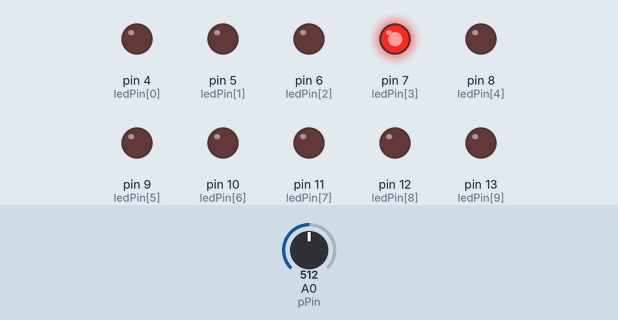
Recording of a sketch running on a simulated Arduino Uno, built with avr-gcc and run on an emulated ATmega328P. Shown: output pins drawn as LEDs (lit = HIGH). Dashed ring = blinking. The inputs (shaded band) are chosen by the test bench; at power-on: A0 (pPin) = 512.

Above: at 1.3 s.
1.4 s: A0 (pPin) set to 122
At 3.11 s:
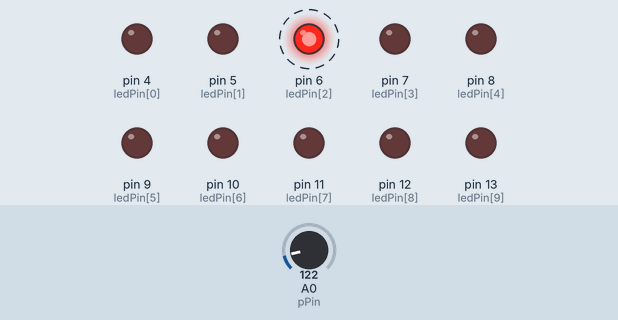
4.4 s: A0 (pPin) set to 0
At 4.78 s:
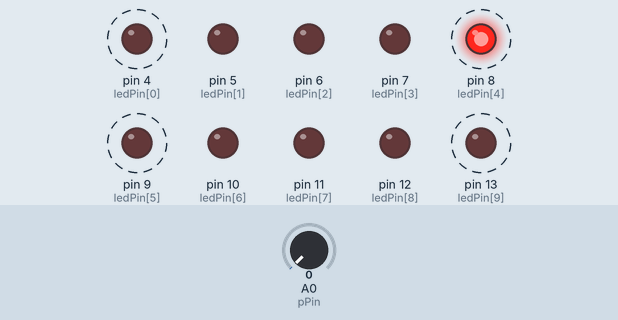
7.4 s: A0 (pPin) set to 306
At 7.55 s:
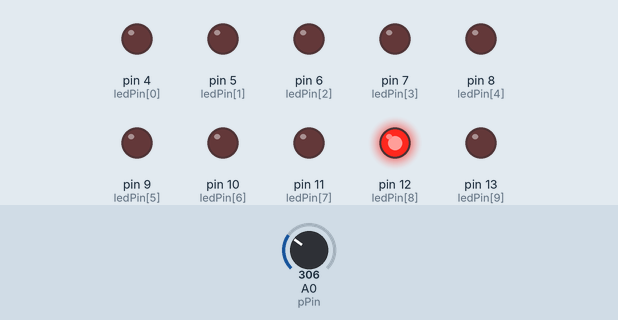
10.4 s: A0 (pPin) set to 511
Timing chart, 0 to 14.4 s (numbered marks = the images above; inputs shaded):
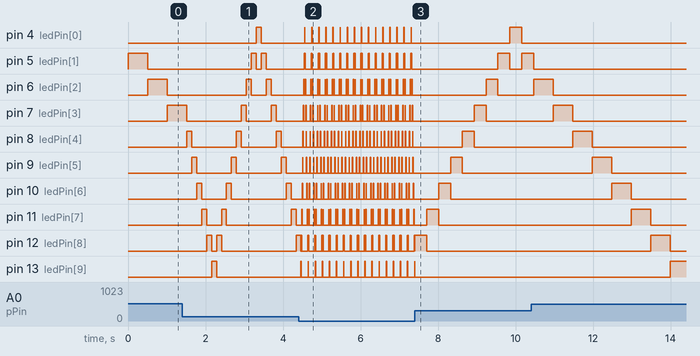

The sketch:

sketch.ino
```cpp
byte ledPin[] = {4, 5, 6, 7, 8, 9, 10, 11, 12, 13};
int pPin = A0;
int direcao = 1;
int ledCorrente = 0;

void setup() {
  for (byte pin : ledPin) {
    pinMode(pin, OUTPUT);
  }
}

void loop() {
  int pValue = analogRead(pPin);
  int ledDelay = map(pValue, 0, 1023, 10, 1000);

  digitalWrite(ledPin[ledCorrente], LOW);
  ledCorrente += direcao;
  digitalWrite(ledPin[ledCorrente], HIGH);

  if (ledCorrente == 9 || ledCorrente == 0) {
    direcao = -direcao;
  }

  delay(ledDelay);
}
```

Measured:
- after the input at 1.4 s, pin 4 (ledPin[0]): LOW → HIGH after 1.9 s, → LOW 0.13 s later; pin 5 (ledPin[1]): alternates HIGH for 0.13 s and LOW for 0.13 s, 4 changes in all, then stays LOW, starting after 1.8 s
- after the input at 4.4 s, pin 8 (ledPin[4]): alternates HIGH for 0.01 s and LOW for 0.07 s, starting after 0.11 s; pin 13 (ledPin[9]): alternates HIGH for 0.01 s and LOW for 0.17 s, starting after 0.07 s
- after the input at 7.4 s, pin 13 (ledPin[9]): goes on until 7.4 s, then stays LOW
